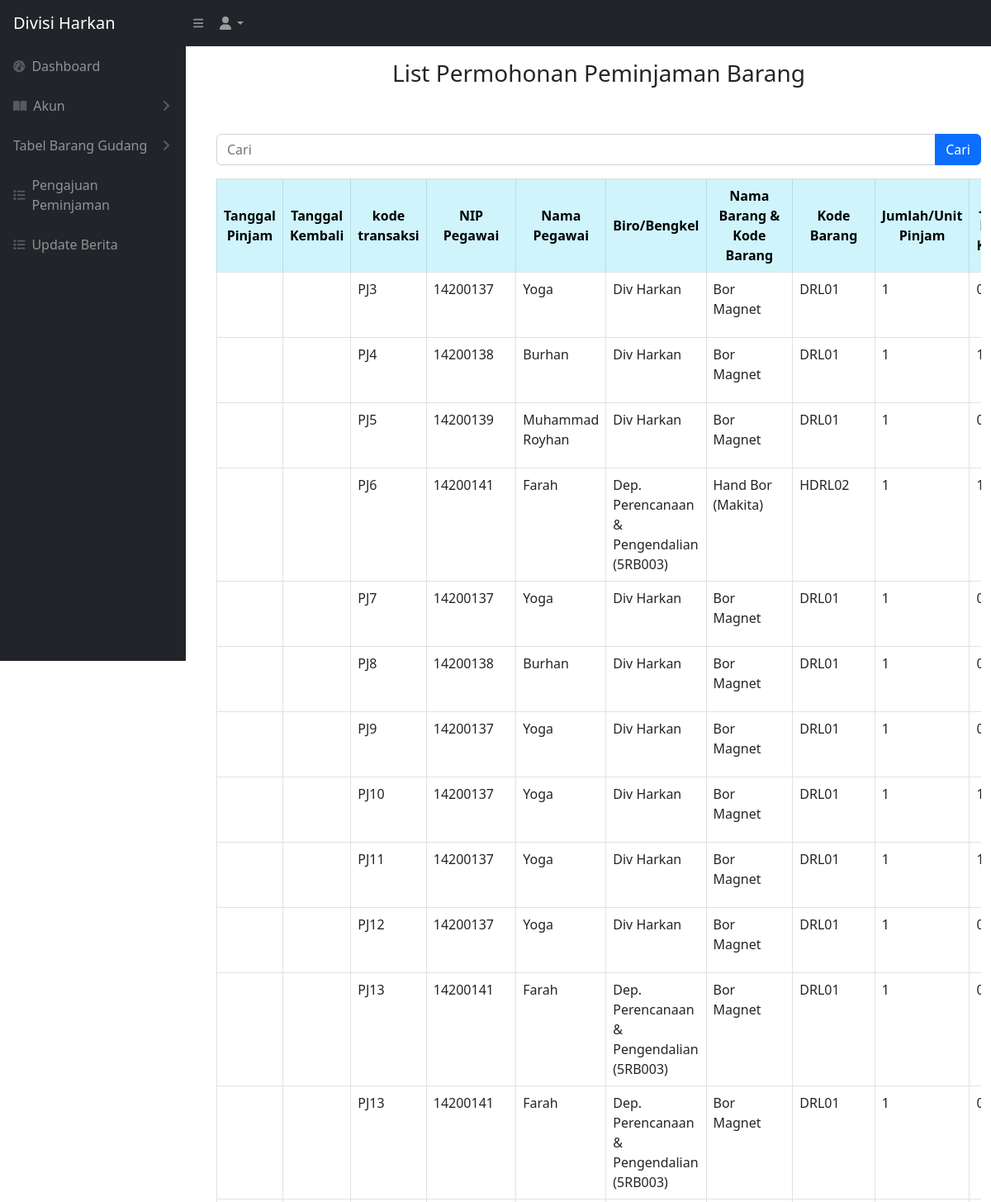
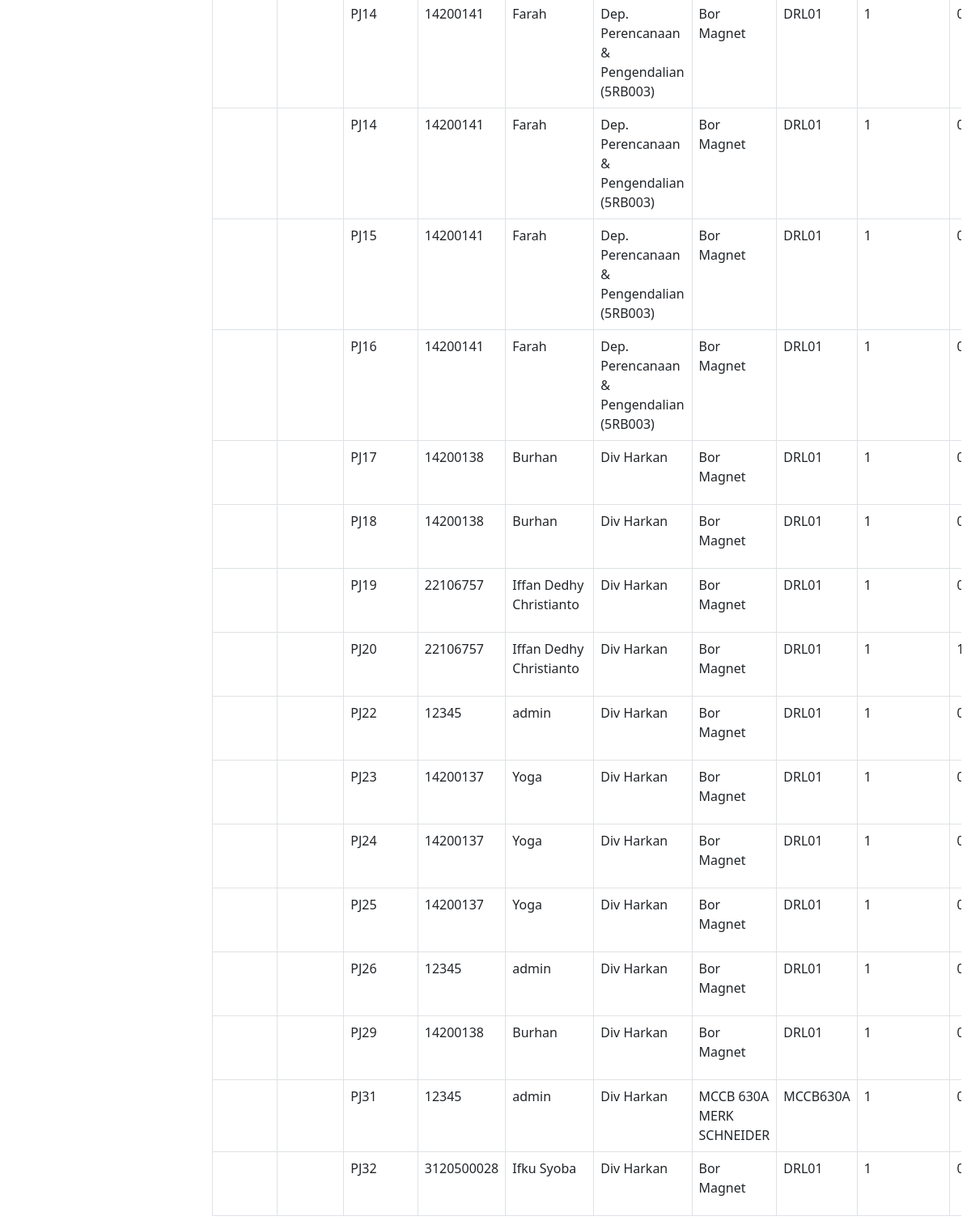
The page /peminjaman.php (signed in) on the database its author committed (2 pictures, top to bottom).
### tables this page shows
CREATE TABLE `keluar_masuk_barang` (
  `idtransaksi` int NOT NULL,
  `kodetransaksi` varchar(200) NOT NULL,
  `tanggal` timestamp NULL DEFAULT NULL,
  `tanggal_pengajuan` timestamp NULL DEFAULT NULL,
  `tanggalkembali` timestamp NULL DEFAULT NULL,
  `jenisbarang` varchar(256) NOT NULL,
  `nip` varchar(512) NOT NULL,
  `namabarang` varchar(200) NOT NULL,
  `kodebarang` varchar(200) NOT NULL,
  `jumlahpinjam` int NOT NULL,
  `jumlahkembali` int DEFAULT '0',
  `jumlahrusak` int DEFAULT '0',
  `lokasi` varchar(500) NOT NULL,
  `lokasi_kembali` varchar(256) DEFAULT NULL,
  `keterangan` varchar(256) NOT NULL,
  `isApproved` int DEFAULT '0',
  `status` varchar(200) NOT NULL
);

CREATE TABLE `users` (
  `id_user` int NOT NULL,
  `nip_user` varchar(512) NOT NULL,
  `nama_user` varchar(512) NOT NULL,
  `password_user` varchar(512) NOT NULL,
  `divisi_id` int NOT NULL,
  `role_id` int NOT NULL
);

CREATE TABLE `divisi` (
  `iddivisi` int NOT NULL,
  `namadivisi` varchar(200) NOT NULL
);

### peminjaman.php (the view, shortened to what this page needs)
<?php
require 'controller/peminjam_controller.php';
$searchTerm = isset($_GET['cari']) ? $_GET['cari'] : '';
?>
<!DOCTYPE html>
<html lang="en">
<head>
    <link href="css/styles.css" rel="stylesheet" />
</head>
<?php include 'sidebar.php' ?>
<br>
<br>
<main id="main-content" class="<?= isset($_GET['sidebarClosed']) ? '' : 'main-with-sidebar' ?>">
    <div class="container-fluid px-4">
        <h3 class="mt-4 text-center">List Permohonan Peminjaman Barang</h3>
    </div>
    <div class="container -fluid">
        <br>
        <br>
        <form action="peminjaman.php" method="GET">
            <div class="input-group mb-3">
                <input type="text" class="form-control" placeholder="Cari" name="cari" value="<?= $searchTerm ?>">
                <button type="submit" class="btn btn-primary">Cari</button>
            </div>
        </form>
        <div class="card-body">
            <div class="table table-responsive">
                <table class="table table-bordered" id="dataTable" width="100" cellspacing="0">
                    <thead>
                        <tr>
                            <th class="table-info text-center align-middle">Tanggal Pinjam</th>
                            <th class="table-info text-center align-middle">Tanggal Kembali</th>
                            <th class="table-info text-center align-middle">kode transaksi</th>
                            <th class="table-info text-center align-middle">NIP Pegawai</th>
                            <th class="table-info text-center align-middle">Nama Pegawai</th>
                            <th class="table-info text-center align-middle">Biro/Bengkel</th>
                            <th class="table-info text-center align-middle">Nama Barang & Kode Barang</th>
                            <th class="table-info text-center align-middle">Kode Barang </th>
                            <th class="table-info text-center align-middle">Jumlah/Unit Pinjam</th>
                            <th class="table-info text-center align-middle">Jumlah barang Kembali</th>
                        </tr>
                    </thead>
                    <tbody>
                        <?php
                        if (!empty($searchTerm)) {
                            $searchResults = searchMutasiBarang($conn, $searchTerm);
                            while ($data = mysqli_fetch_array($searchResults)) {
                                $idtransaksi = $data['idtransaksi'];
                                $tanggalpinjam = $data['tanggal'];
                                $tanggalkembali = $data['tanggalkembali'];
                                $kodetransaksi = $data['kodetransaksi'];
                                $nip = $data['nip'];
                                $namabarang = $data['namabarang'];
                                $kodebarang = $data['kodebarang'];
                                $jumlahpinjam = $data['jumlahpinjam'];
                                $jumlahkembali = $data['jumlahkembali'];
                                $jumlahrusak = $data['jumlahrusak'];
                                $lokasi = $data['lokasi'];
                                $status = $data['status'];
                                $tanggalKembaliNull = "0000-00-00 00:00:00";
                                $query_pegawai = "SELECT users.nama_user
                        FROM users
                        WHERE users.nip_user = '$nip'";
                                $result_pegawai = mysqli_query($conn, $query_pegawai);
                                $namapegawai = "-";
                                if ($result_pegawai) {
                                    $row_pegawai = mysqli_fetch_assoc($result_pegawai);
                                    $namapegawai = $row_pegawai['nama_user'];
                                }
                                $query_divisi = "SELECT divisi.namadivisi
                        FROM users
                        INNER JOIN divisi ON users.divisi_id = divisi.iddivisi
                        WHERE users.nip_user = '$nip'";
                                $result_divisi = mysqli_query($conn, $query_divisi);
                                $namadivisi = "-";
                                if ($result_divisi) {
                                    $row_divisi = mysqli_fetch_assoc($result_divisi);
                                    $namadivisi = $row_divisi['namadivisi'];
                                }
                        ?>
                                <tr class="centered-cell">
                                    <td class="centered-cell"> <?= $tanggalpinjam ?></td>
                                    <td class="centered-cell"> <?= $tanggalkembali ?></td>
                                    <td class="centered-cell"> <?= $kodetransaksi ?></td>
                                    <td class="centered-cell"> <?= $nip ?></td>
                                    <td class="centered-cell"> <?= $namapegawai ?></td>
                                    <td class="centered-cell"> <?= $namadivisi ?></td>
                                    <td class="centered-cell"> <?= $namabarang ?></td>
                                    <td class="centered-cell"> <?= $kodebarang ?></td>
                                    <td class="centered-cell"> <?= $jumlahpinjam ?></td>
                                    <td class="centered-cell"> <?= $jumlahkembali ?></td>
                                    <td class="centered-cell"> <?= $jumlahrusak ?></td>
                                    <td class="centered-cell"> <?= $lokasi ?></td>
                                    <td class="centered-cell">
                                        <button type="button" class="btn btn-primary" data-bs-toggle="modal" data-bs-target="#modal<?= $idtransaksi ?>">Lihat Detail</button>';
                                    </td>
                                </tr>
                                <div class="modal fade" id="modal<?= $idtransaksi; ?>">
                                    <div class="modal-dialog">
                                        <div class="modal-content bg-white">
                                            <form method="post">
                                                <div class="modal-header">
                                                    <h4 class="modal-title">Aksi</h4>
                                                    <button type="button" class="btn-close" data-bs-dismiss="modal"></button>
                                                </div>
                                                <div class="modal-body">
                                                    <div class="button-container">
                                                        <button type="submit" class="btn btn-success" name="approve">Approve</button>
                                                        <button type="submit" class="btn btn-danger" name="tolak" onclick="return confirm('Apakah Anda yakin ingin menolak?')">Tolak</button>
                                                    </div>
                                                    <input type="hidden" name="idtransaksi" value="<?= $idtransaksi ?>">
                                                </div>
                                                <div class="modal-footer">
                                                    <button type="submit" class="btn btn-warning" name="updatebarang">Simpan</button>
                                                </div>
                                            </form>
                                        </div>
                                    </div>
                                </div>
                            <?php
                            }
                        } else {
                            $ambilsemuadatastock = mysqli_query($conn, "SELECT * FROM keluar_masuk_barang WHERE isApproved = 0");
                            while ($data = mysqli_fetch_array($ambilsemuadatastock)) {
                                $tanggalpinjam = $data['tanggal'];
                                $tanggalkembali = $data['tanggalkembali'];
                                $kodetransaksi = $data['kodetransaksi'];
                                $nip = $data['nip'];
                                $namabarang = $data['namabarang'];
                                $kodebarang = $data['kodebarang'];
                                $jumlahpinjam = $data['jumlahpinjam'];
                                $jumlahkembali = $data['jumlahkembali'];
                                $query_pegawai = "SELECT users.nama_user
                        FROM users
                        WHERE users.nip_user = '$nip'";
                                $result_pegawai = mysqli_query($conn, $query_pegawai);
                                $namapegawai = "-";
                                if ($result_pegawai) {
                                    $row_pegawai = mysqli_fetch_assoc($result_pegawai);
                                    $namapegawai = $row_pegawai['nama_user'];
                                }
                                $query_divisi = "SELECT divisi.namadivisi
                        FROM users
                        INNER JOIN divisi ON users.divisi_id = divisi.iddivisi
                        WHERE users.nip_user = '$nip'";
                                $result_divisi = mysqli_query($conn, $query_divisi);
                                $namadivisi = "-";
                                if ($result_divisi) {
                                    $row_divisi = mysqli_fetch_assoc($result_divisi);
                                    $namadivisi = $row_divisi['namadivisi'];
                                }
                            ?>
                                <tr class="centered-cell">
                                    <td class="centered-cell"> <?= $tanggalpinjam ?></td>
                                    <td class="centered-cell"> <?= $tanggalkembali ?></td>
                                    <td class="centered-cell"> <?= $kodetransaksi ?></td>
                                    <td class="centered-cell"> <?= $nip ?></td>
                                    <td class="centered-cell"> <?= $namapegawai ?></td>
                                    <td class="centered-cell"> <?= $namadivisi ?></td>
                                    <td class="centered-cell"> <?= $namabarang ?></td>
                                    <td class="centered-cell"> <?= $kodebarang ?></td>
                                    <td class="centered-cell"> <?= $jumlahpinjam ?></td>
                                    <td class="centered-cell"> <?= $jumlahkembali ?></td>
                                </tr>
                        <?php
                            }
                        }
                        ?>
                    </tbody>
                </table>
            </div>
        </div>
</main>
</body>
</html>

### rows shown on the page
keluar_masuk_barang: kodetransaksi "PJ3", nip "14200137", users.nama_user "Yoga", divisi.namadivisi "Div Harkan", namabarang "Bor Magnet", kodebarang "DRL01", jumlahpinjam "1"
keluar_masuk_barang: kodetransaksi "PJ4", nip "14200138", users.nama_user "Burhan", divisi.namadivisi "Div Harkan", namabarang "Bor Magnet", kodebarang "DRL01", jumlahpinjam "1"
keluar_masuk_barang: kodetransaksi "PJ5", nip "14200139", users.nama_user "Muhammad Royhan", divisi.namadivisi "Div Harkan", namabarang "Bor Magnet", kodebarang "DRL01", jumlahpinjam "1"
keluar_masuk_barang: kodetransaksi "PJ6", nip "14200141", users.nama_user "Farah", divisi.namadivisi "Dep. Perencanaan & Pengendalian (5RB003)", namabarang "Hand Bor (Makita)", kodebarang "HDRL02", jumlahpinjam "1"
keluar_masuk_barang: kodetransaksi "PJ7", nip "14200137", users.nama_user "Yoga", divisi.namadivisi "Div Harkan", namabarang "Bor Magnet", kodebarang "DRL01", jumlahpinjam "1"
keluar_masuk_barang: kodetransaksi "PJ8", nip "14200138", users.nama_user "Burhan", divisi.namadivisi "Div Harkan", namabarang "Bor Magnet", kodebarang "DRL01", jumlahpinjam "1"
keluar_masuk_barang: kodetransaksi "PJ9", nip "14200137", users.nama_user "Yoga", divisi.namadivisi "Div Harkan", namabarang "Bor Magnet", kodebarang "DRL01", jumlahpinjam "1"
keluar_masuk_barang: kodetransaksi "PJ10", nip "14200137", users.nama_user "Yoga", divisi.namadivisi "Div Harkan", namabarang "Bor Magnet", kodebarang "DRL01", jumlahpinjam "1"
keluar_masuk_barang: kodetransaksi "PJ11", nip "14200137", users.nama_user "Yoga", divisi.namadivisi "Div Harkan", namabarang "Bor Magnet", kodebarang "DRL01", jumlahpinjam "1"
keluar_masuk_barang: kodetransaksi "PJ12", nip "14200137", users.nama_user "Yoga", divisi.namadivisi "Div Harkan", namabarang "Bor Magnet", kodebarang "DRL01", jumlahpinjam "1"
keluar_masuk_barang: kodetransaksi "PJ13", nip "14200141", users.nama_user "Farah", divisi.namadivisi "Dep. Perencanaan & Pengendalian (5RB003)", namabarang "Bor Magnet", kodebarang "DRL01", jumlahpinjam "1"
keluar_masuk_barang: kodetransaksi "PJ13", nip "14200141", users.nama_user "Farah", divisi.namadivisi "Dep. Perencanaan & Pengendalian (5RB003)", namabarang "Bor Magnet", kodebarang "DRL01", jumlahpinjam "1"
keluar_masuk_barang: kodetransaksi "PJ14", nip "14200141", users.nama_user "Farah", divisi.namadivisi "Dep. Perencanaan & Pengendalian (5RB003)", namabarang "Bor Magnet", kodebarang "DRL01", jumlahpinjam "1"
keluar_masuk_barang: kodetransaksi "PJ14", nip "14200141", users.nama_user "Farah", divisi.namadivisi "Dep. Perencanaan & Pengendalian (5RB003)", namabarang "Bor Magnet", kodebarang "DRL01", jumlahpinjam "1"
keluar_masuk_barang: kodetransaksi "PJ15", nip "14200141", users.nama_user "Farah", divisi.namadivisi "Dep. Perencanaan & Pengendalian (5RB003)", namabarang "Bor Magnet", kodebarang "DRL01", jumlahpinjam "1"
keluar_masuk_barang: kodetransaksi "PJ16", nip "14200141", users.nama_user "Farah", divisi.namadivisi "Dep. Perencanaan & Pengendalian (5RB003)", namabarang "Bor Magnet", kodebarang "DRL01", jumlahpinjam "1"
keluar_masuk_barang: kodetransaksi "PJ17", nip "14200138", users.nama_user "Burhan", divisi.namadivisi "Div Harkan", namabarang "Bor Magnet", kodebarang "DRL01", jumlahpinjam "1"
keluar_masuk_barang: kodetransaksi "PJ18", nip "14200138", users.nama_user "Burhan", divisi.namadivisi "Div Harkan", namabarang "Bor Magnet", kodebarang "DRL01", jumlahpinjam "1"
keluar_masuk_barang: kodetransaksi "PJ19", nip "22106757", users.nama_user "Iffan Dedhy Christianto", divisi.namadivisi "Div Harkan", namabarang "Bor Magnet", kodebarang "DRL01", jumlahpinjam "1"
keluar_masuk_barang: kodetransaksi "PJ20", nip "22106757", users.nama_user "Iffan Dedhy Christianto", divisi.namadivisi "Div Harkan", namabarang "Bor Magnet", kodebarang "DRL01", jumlahpinjam "1"
keluar_masuk_barang: kodetransaksi "PJ22", nip "12345", users.nama_user "admin", divisi.namadivisi "Div Harkan", namabarang "Bor Magnet", kodebarang "DRL01", jumlahpinjam "1"
keluar_masuk_barang: kodetransaksi "PJ23", nip "14200137", users.nama_user "Yoga", divisi.namadivisi "Div Harkan", namabarang "Bor Magnet", kodebarang "DRL01", jumlahpinjam "1"
keluar_masuk_barang: kodetransaksi "PJ24", nip "14200137", users.nama_user "Yoga", divisi.namadivisi "Div Harkan", namabarang "Bor Magnet", kodebarang "DRL01", jumlahpinjam "1"
keluar_masuk_barang: kodetransaksi "PJ25", nip "14200137", users.nama_user "Yoga", divisi.namadivisi "Div Harkan", namabarang "Bor Magnet", kodebarang "DRL01", jumlahpinjam "1"
keluar_masuk_barang: kodetransaksi "PJ26", nip "12345", users.nama_user "admin", divisi.namadivisi "Div Harkan", namabarang "Bor Magnet", kodebarang "DRL01", jumlahpinjam "1"
keluar_masuk_barang: kodetransaksi "PJ29", nip "14200138", users.nama_user "Burhan", divisi.namadivisi "Div Harkan", namabarang "Bor Magnet", kodebarang "DRL01", jumlahpinjam "1"
keluar_masuk_barang: kodetransaksi "PJ31", nip "12345", users.nama_user "admin", divisi.namadivisi "Div Harkan", namabarang "MCCB 630A MERK SCHNEIDER", kodebarang "MCCB630A", jumlahpinjam "1"
keluar_masuk_barang: kodetransaksi "PJ32", nip "3120500028", users.nama_user "Ifku Syoba", divisi.namadivisi "Div Harkan", namabarang "Bor Magnet", kodebarang "DRL01", jumlahpinjam "1"
